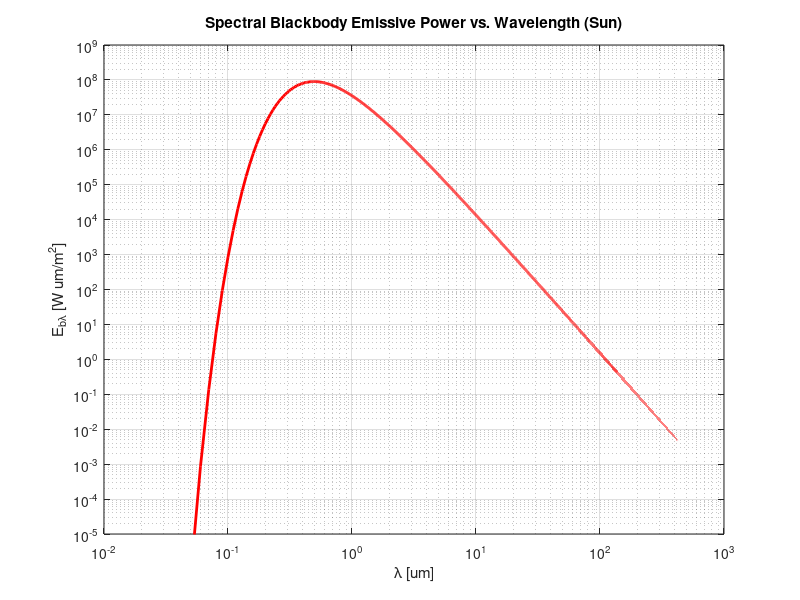
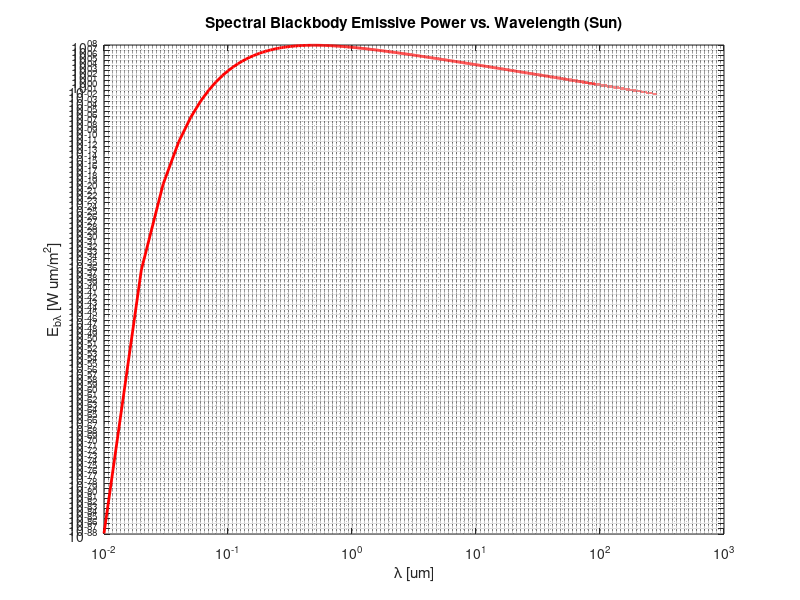

Write MATLAB code to recreate these figures, in order.
%%%%%%%%%%%%%%%%%%%%%%%%%%%%
%  ASEN 3113: Homework 8
%  Author: Caleb Bristol
%
%  Date: 13 April, 2022
%%%%%%%%%%%%%%%%%%%%%%%%%%%%

clc
clear
close all;

%% Chapter 21: Problem 21


    %% Given
    T_sun = 5870; %[K]
    lambda = 0.01:0.01:1000; %[um]
    
    %% Emissive Power Function
    %
    % Utilizing Planck's Law
    C_1 = 3.74177e08; %[W um^4/m^2]
    C_2 = 1.43878e04; %[um K]
    
    E_b_lambda = @(lambda,T) C_1./(lambda.^5.*(exp(C_2./(lambda.*T))-1));
    
    %% Plotting
    figure()
    plot(lambda,E_b_lambda(lambda,T_sun),'r','LineWidth',2); hold on
    title('Spectral Blackbody Emissive Power vs. Wavelength (Sun)')
    xlabel('\lambda [um]')
    ylabel('E_b_\lambda [W um/m^2]')
    xlim([0.01 1000])
    ylim([10e-06 10e08])
    set(gca,'YScale','log')
    set(gca,'XScale','log')
    grid on; grid minor;
    hold off
    
    figure()
    plot(lambda,E_b_lambda(lambda,T_sun),'r','LineWidth',2); hold on
    title('Spectral Blackbody Emissive Power vs. Wavelength (Sun)')
    xlabel('\lambda [um]')
    ylabel('E_b_\lambda [W um/m^2]')
    xlim([0.01 1000])
    set(gca,'YScale','log')
    set(gca,'XScale','log')
    grid on; grid minor;
    hold off
    
    %% Discussion
    %
    % The plot is almost entirely linear when viewed with linear axis
    % scaling. When put in logarithmic scaling, it appears as a much
    % smoother curve, though much more level than the respective figure
    % shown in the textbook. The textbook cuts off the bottom end of the
    % scale significantly, so it hides the fact that there is almost no
    % short wavelength waves leaving the sun (though that is implied), and
    % there is still a substantial amount of waves coming from the infrared
    % regions. However, there is a significant amount of radiation coming
    % through the visible spectrum, and it is exponentially higher than
    % that around the rest of the spectrum.